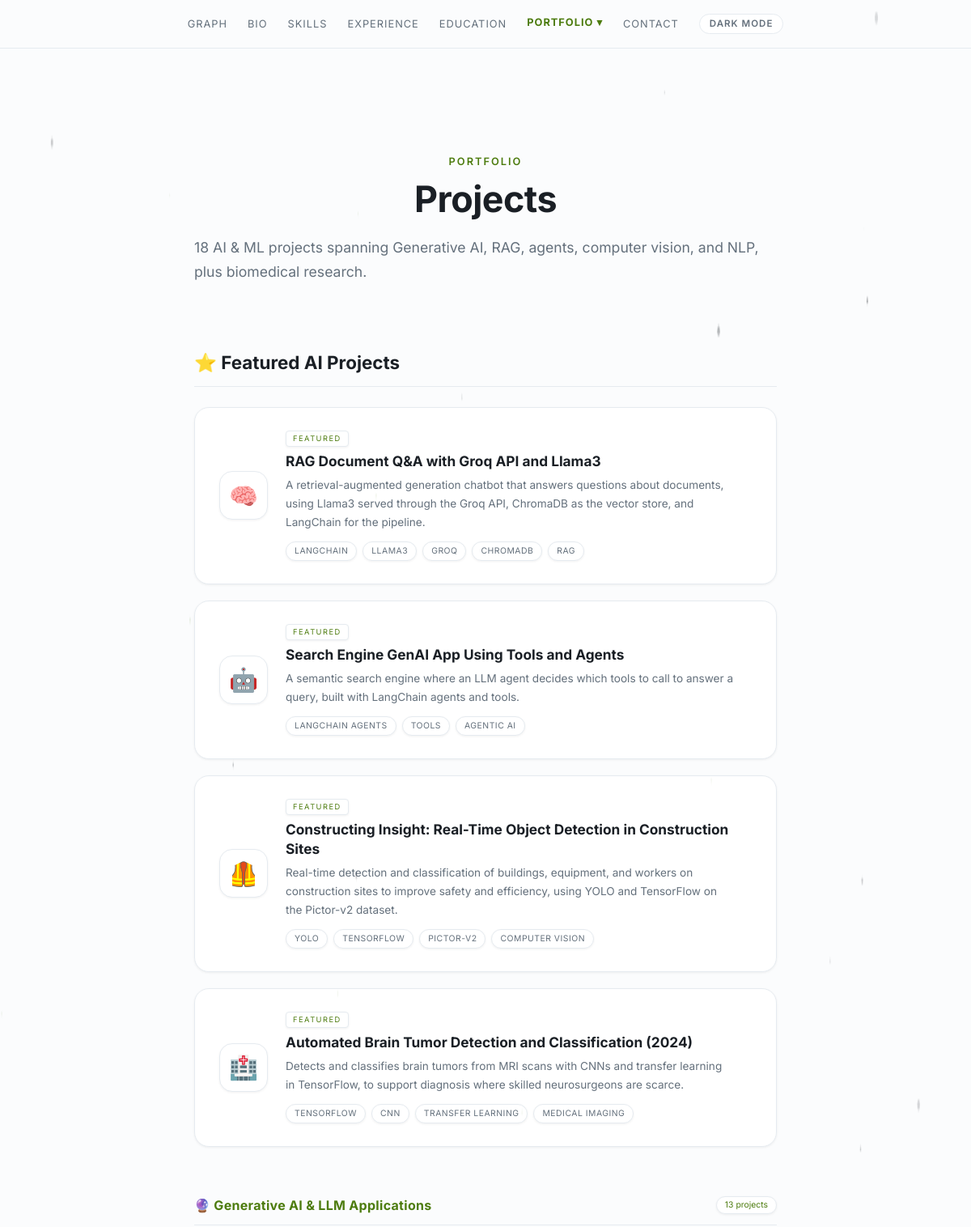
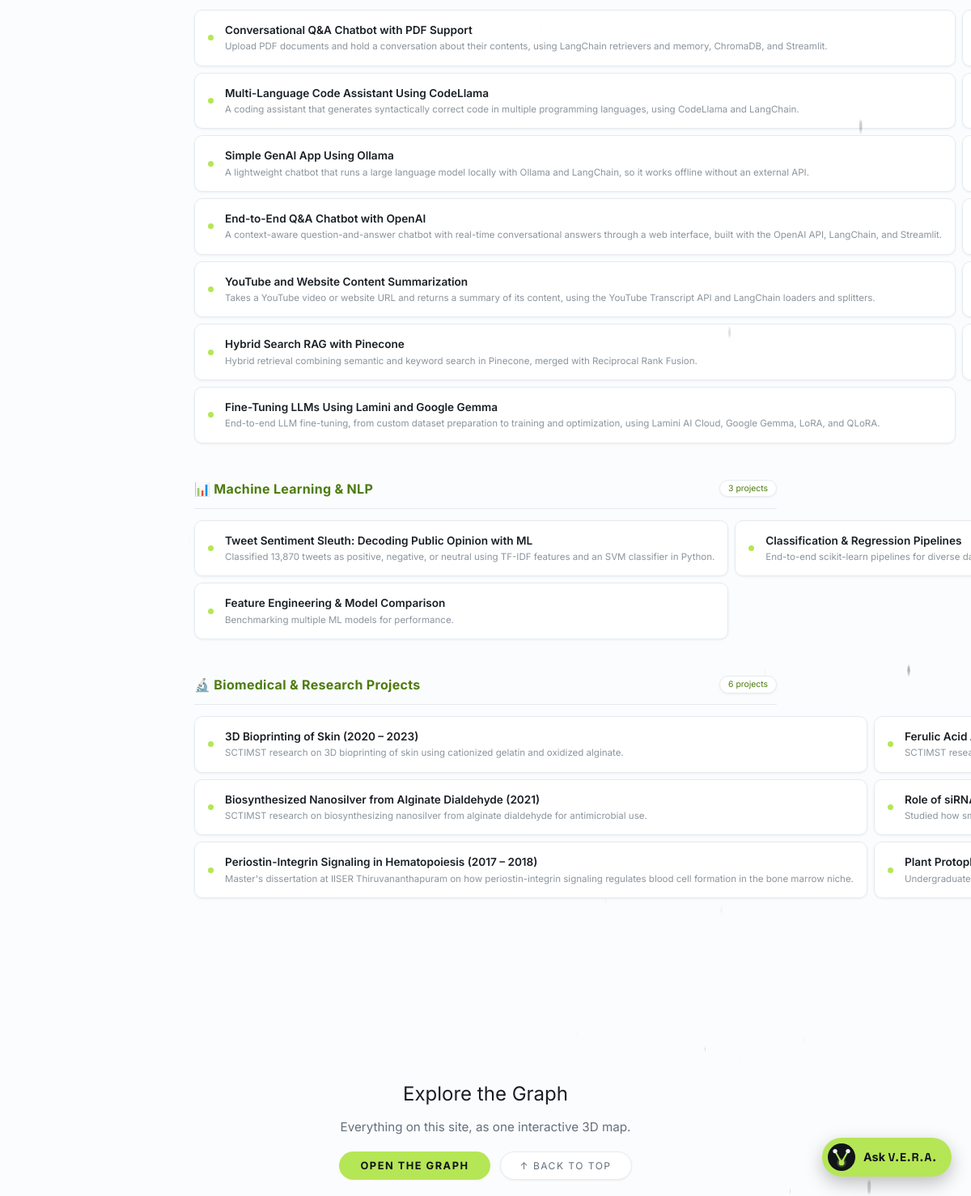
/projects/, run on the app's committed database (2 pictures, top to bottom).
### portfolio/models.py (models this page shows, shortened)
class NavigationItem(models.Model):
    profile = models.ForeignKey(UserProfile, on_delete=models.CASCADE, related_name='navigation_items')
    label = models.CharField(max_length=100)
    url = models.CharField(max_length=255, blank=True, default="")
    active_id = models.CharField(max_length=50, blank=True, default="")
    dropdown = models.BooleanField(default=False)
    parent = models.ForeignKey('self', on_delete=models.CASCADE, null=True, blank=True, related_name='children')
    order = models.IntegerField(default=0)
    class Meta:
        ordering = ['order', 'id']

class ProjectPage(models.Model):
    profile = models.OneToOneField(UserProfile, on_delete=models.CASCADE, related_name='project_page')
    page_label = models.CharField(max_length=100, default="Portfolio")
    page_title = models.CharField(max_length=255, default="Projects")
    page_sub = models.TextField(blank=True, default="")
    featured_heading = models.CharField(max_length=255, default="⭐ Featured AI Projects")

class Project(models.Model):
    project_page = models.ForeignKey(ProjectPage, on_delete=models.CASCADE, related_name='projects')
    category = models.ForeignKey(ProjectCategory, on_delete=models.SET_NULL, null=True, blank=True, related_name='projects')
    emoji = models.CharField(max_length=10, default="🧠")
    title = models.CharField(max_length=255)
    description = models.TextField()
    tags = models.CharField(max_length=255, blank=True, default="") # Comma-separated tags
    github_url = models.CharField(max_length=255, default="#")
    demo_url = models.CharField(max_length=255, default="#")
    featured = models.BooleanField(default=False)
    order = models.IntegerField(default=0)
    class Meta:
        ordering = ['order', 'id']
    @property
    def tag_list(self):
        if not self.tags:
            return []
        return [t.strip() for t in self.tags.split(',') if t.strip()]

class ProjectCategory(models.Model):
    project_page = models.ForeignKey(ProjectPage, on_delete=models.CASCADE, related_name='categories')
    heading = models.CharField(max_length=255)
    order = models.IntegerField(default=0)
    class Meta:
        verbose_name_plural = "Project Categories"
        ordering = ['order', 'id']

### portfolio/views.py (the view)
# urls.py: path('projects/', views.projects_view, name='projects'),
def projects_view(request):
    proj_context = {}
    try:
        page = ProjectPage.objects.first()
        if page:
            featured_entries = []
            for p in page.projects.filter(featured=True):
                featured_entries.append({
                    'emoji': p.emoji,
                    'title': p.title,
                    'description': p.description,
                    'tags': p.tag_list,
                    'github_url': p.github_url,
                    'demo_url': p.demo_url
                })
            categories = []
            for cat in page.categories.all():
                entries = []
                for p in cat.projects.all():
                    entries.append({
                        'name': p.title,
                        'desc': p.description,
                        'url': p.github_url
                    })
                categories.append({
                    'heading': cat.heading,
                    'entries': entries
                })
            proj_context = {
                'page_label': page.page_label,
                'page_title': page.page_title,
                'page_sub': page.page_sub,
                'featured': {
                    'heading': page.featured_heading,
                    'entries': featured_entries
                },
                'categories': categories
            }
    except Exception:
        pass
    context = {
        'projects': proj_context,
        'graph_data': get_graph_data()
    }
    return render(request, 'pages/projects.html', context)

### portfolio/graph.py (called while the page is built)
def _clean(text):
    return _LEADING_SYMBOLS.sub("", (text or "").strip()).strip()

def _label(text, limit=MAX_LABEL):
    text = " ".join(_clean(text).split())
    return text if len(text) <= limit else text[:limit - 1].rstrip(" ,;:-–") + "…"

def _node(node_id, name, description="", navigate_to="", children=None, node_type="leaf"):
    node = {"id": node_id, "name": name, "type": node_type}
    if navigate_to:
        node["navigateTo"] = navigate_to
    description = " ".join(_TAGS.sub(" ", description or "").split())
    if description:
        node["description"] = description
    if children:
        node["children"] = children
    return node

def _section(node_id, name, page, description, children):
    return _node(node_id, name, description, page, children, node_type="category")

### portfolio/templatetags/portfolio_extras.py (called while the page is built)
@register.filter
def tojson(value):
    try:
        return mark_safe(json.dumps(value))
    except Exception:
        return mark_safe("[]")

@register.filter
def is_dropdown_active(dropdown_item, active_page):
    if not dropdown_item or not active_page:
        return False
    children = []
    if hasattr(dropdown_item, 'children'):
        children = dropdown_item.children.all()
    elif isinstance(dropdown_item, dict) and 'children' in dropdown_item:
        children = dropdown_item['children']
    for child in children:
        child_id = ""
        if isinstance(child, dict):
            child_id = child.get('id', '')
        elif hasattr(child, 'active_id'):
            child_id = child.active_id
        if child_id == active_page:
            return True
    return False

@register.simple_tag
def asset(path):
    from django.conf import settings
    from django.contrib.staticfiles import finders
    from django.templatetags.static import static
    url = static(path)
    if settings.DEBUG:
        found = finders.find(path)
        if found:
            import os
            url += f"?v={int(os.path.getmtime(found))}"
    return url

### portfolio/views.py (called while the page is built)
def get_graph_data():
    try:
        graph = build_graph()
        if graph:
            return graph
    except Exception:
        pass
    return {"id": "root", "name": "Portfolio", "type": "root"}

### templates/pages/projects.html (shortened to what this page needs)
{% extends 'base.html' %}
{% load static portfolio_extras %}
{% block extra_css %}
<link rel="stylesheet" href="{% asset 'css/pages/projects.css' %}">
{% endblock %}
{% block content %}
    <div class="page-label">{{ projects.page_label }}</div>
    <h1 class="page-title">{{ projects.page_title }}</h1>
    <p class="page-sub">{{ projects.page_sub }}</p>
    <div class="section-heading">{{ projects.featured.heading }}</div>
    <div class="featured-grid">
        {% for item in projects.featured.entries %}
        <div class="feat-card">
            <div class="fc-icon-box">{{ item.emoji }}</div>
            <div class="fc-body">
                <div class="fc-meta">
                    <span class="fc-badge">Featured</span>
                </div>
                <div class="fc-title">{{ item.title }}</div>
                <div class="fc-desc">{{ item.description }}</div>
                <div class="fc-tags">
                    {% for tag in item.tags %}<span class="fc-tag">{{ tag }}</span>{% endfor %}
                </div>
            </div>
        </div>
        {% endfor %}
    </div>
    {% for cat in projects.categories %}
    <div class="cat-section">
        <div class="cat-header">
            <div class="cat-title">{{ cat.heading }}</div>
            <span class="cat-count">{{ cat.entries | length }} projects</span>
        </div>
        <div class="proj-list">
            {% for item in cat.entries %}
            {% if item.url and item.url != '#' %}
            <a href="{{ item.url }}" target="_blank" class="proj-item">
            {% else %}
            <div class="proj-item">
            {% endif %}
                <div class="proj-dot"></div>
                <div class="proj-body">
                    <div class="proj-name">{{ item.name }}</div>
                    <div class="proj-desc-sm">{{ item.desc }}</div>
                </div>
                {% if item.url and item.url != '#' %}
                <div class="proj-arrow">→</div>
            </a>
                {% else %}
            </div>
                {% endif %}
            {% endfor %}
        </div>
    </div>
    {% endfor %}
{% endblock %}
{% block after_content %}
    {% include 'components/graph_section.html' %}
{% endblock %}

### templates/base.html (shortened to what this page needs)
{% load static portfolio_extras %}
<!DOCTYPE html>
<html lang="en">
<head>
    <link rel="preload" href="https://db.onlinewebfonts.com/c/dc0b2bf2eb1538767df118d65a2314ea?family=Trench-Thin"
        as="style" onload="this.onload=null;this.rel='stylesheet'">
    {% include 'components/theme_head.html' %}
    <link href="{% asset 'css/bootstrap.min.css' %}" rel="stylesheet">
    <link rel="stylesheet" href="{% asset 'css/style.css' %}">
    {% block extra_css %}{% endblock %}
    <link rel="stylesheet" href="{% asset 'css/chat_widget.css' %}">
</head>
<body>
    {% if graph_data %}{% include 'components/graph_background.html' %}{% endif %}
    {% include 'components/navbar.html' %}
    <div class="content{% block content_class %}{% endblock %}" {% block content_attrs %}{% endblock %}>
        {% block content %}{% endblock %}
    </div>
    {% block after_content %}{% endblock %}
    {% if config.chat_widget.enabled %}
    <div id="chat-widget-container" data-bot-name="{{ config.chat_widget.bot_name }}" data-welcome="{{ config.chat_widget.welcome_message }}"></div>
    {% endif %}
</body>
</html>

### templates/components/theme_head.html (shortened to what this page needs)
{% load static portfolio_extras %}
<link rel="stylesheet" href="{% asset 'css/theme.css' %}">

### templates/components/graph_background.html (shortened to what this page needs)
{% load static portfolio_extras %}
<link rel="stylesheet" href="{% asset 'css/graph_bg.css' %}">

### templates/components/navbar.html (shortened to what this page needs)
{% load portfolio_extras %}
<nav class="top-nav">
  <div class="d-none d-md-flex w-100 justify-content-center align-items-center nav-desktop">
    {% for item in config.navigation %}
      {% if item.dropdown %}
        <div class="dropdown">
          <button class="dropbtn nav-link{% if item|is_dropdown_active:active_page %} active{% endif %}">
            {{ item.label }} &#9662;
          </button>
        </div>
      {% else %}
        <a href="{{ item.url }}" class="nav-link{% if active_page == item.id %} active{% endif %}">{{ item.label }}</a>
      {% endif %}
    {% endfor %}
    <button type="button" class="theme-toggle" data-theme-toggle aria-label="Switch theme">Light mode</button>
  </div>
</nav>

### templates/components/graph_section.html
<div class="graph-section-head">
    <div class="graph-section-title">Explore the Graph</div>
    <p class="graph-section-sub">Everything on this site, as one interactive 3D map.</p>
    <div class="graph-section-actions">
        <button type="button" class="graph-explore-btn" data-graph-explore>Open the graph</button>
        <button type="button" class="back-to-top" onclick="window.scrollTo({top: 0, behavior: 'smooth'})">↑ Back to Top</button>
    </div>
</div>

### static/css/theme.css (style rules this page uses)
:root, :root[data-theme="dark"] { color-scheme: dark; --bg: #111418; --surface: #1A1F25; --border: #2B323B; --text: #EEF2F6; --muted: #95A0AC; --primary: #B5E655; --accent: #7DD3FC; --primary-bg: #B5E655; --on-primary: #111418; --graph-bg: #0A0C0F; --card-shadow: none; --glow: #B5E655; }
@media (prefers-color-scheme: light) { :root:not([data-theme]) { color-scheme: light; --bg: #FBFCFD; --surface: #FFFFFF; --border: #E6EBF0; --text: #1A1F25; --muted: #64707C; --primary: #4D7C0F; --accent: #0369A1; --graph-bg: #1A1F25; --card-shadow: 0 1px 3px rgba(17, 20, 24, .06); --glow: transparent; } }
body { background: var(--bg); color: var(--text); --bs-body-bg: var(--bg); --bs-body-color: var(--text); --bs-border-color: var(--border); --bs-link-color-rgb: initial; }
a { color: var(--primary); }
.theme-toggle { display: inline-flex; align-items: center; gap: 6px; padding: 6px 12px; border-radius: 999px; border: 1px solid var(--border); background: var(--surface); color: var(--muted); font: 600 0.72rem/1 'Inter', sans-serif; letter-spacing: 1px; text-transform: uppercase; cursor: pointer; transition: color .2s, border-color .2s; }

### static/css/style.css (style rules this page uses)
*, *::before, *::after { margin: 0; padding: 0; box-sizing: border-box; }
body, html { width: 100%; min-height: 100vh; overflow-x: hidden; background-color: var(--bg); color: var(--text); font-family: 'Trench Thin', 'Inter', sans-serif; }
h1, h2, h3, h4, h5, h6, .section-heading { line-height: 1.5; margin-bottom: 1rem; }
.page-label { font-size: 0.8rem; text-transform: uppercase; letter-spacing: 2px; color: var(--primary); margin-bottom: 8px; font-weight: 600; }
.page-title { font-size: 2.8rem; font-weight: 700; color: var(--text); margin-bottom: 16px; letter-spacing: -0.5px; line-height: 1.3; }
.page-sub { font-size: 1.1rem; color: var(--muted); margin-bottom: 40px; line-height: 1.7; }
body { background: var(--bg); color: var(--text); font-family: 'Trench Thin', 'Inter', sans-serif; min-height: 100vh; overflow-x: hidden; }
.content { position: relative; z-index: 1; max-width: 780px; margin: 0 auto; padding: 100px 30px 100px; display: flex; flex-direction: column; align-items: center; }
.top-nav { position: sticky; top: 0; width: 100%; height: 60px; display: flex; justify-content: center; align-items: center; gap: 25px; background: color-mix(in srgb, var(--bg) 90%, transparent); backdrop-filter: blur(15px); -webkit-backdrop-filter: blur(15px); border-bottom: 1px solid var(--border); z-index: 9999; padding: 0 20px; margin-bottom: 30px; }
.nav-link { color: var(--muted); text-decoration: none; font-size: 0.8rem; letter-spacing: 1px; text-transform: uppercase; transition: color 0.3s, transform 0.3s; }
.nav-link:hover, .nav-link.active { color: var(--primary); font-weight: 700; transform: translateY(-2px); text-shadow: 0 0 10px color-mix(in srgb, var(--glow) 40%, transparent); }
.dropdown { position: relative; display: inline-block; }
.dropbtn { background: none; border: none; font-family: inherit; cursor: pointer; padding: 0; outline: none; }
.section-heading { font-size: 1.4rem; font-weight: 700; color: var(--text); margin: 40px 0 25px; padding-bottom: 12px; border-bottom: 1px solid var(--border); width: 100%; }
.nav-desktop { gap: 25px; }
.graph-section-head { text-align: center; margin-top: 80px; margin-bottom: 20px; }
.graph-section-title { font-size: 1.5rem; color: var(--text); margin-bottom: 12px; }
.back-to-top { background: var(--surface); border: 1px solid var(--border); color: var(--muted); padding: 8px 24px; border-radius: 30px; cursor: pointer; font: 0.75rem 'Inter', sans-serif; letter-spacing: 1.5px; text-transform: uppercase; box-shadow: var(--card-shadow); transition: all 0.3s; }
.graph-section-sub { color: var(--muted); font-size: 0.95rem; margin-bottom: 18px; }
.graph-section-actions { display: flex; gap: 12px; justify-content: center; flex-wrap: wrap; }
.graph-explore-btn { border: 0; background: var(--primary-bg); color: var(--on-primary); padding: 10px 26px; border-radius: 30px; cursor: pointer; font: 700 0.8rem 'Inter', sans-serif; letter-spacing: 1.5px; text-transform: uppercase; box-shadow: 0 0 18px color-mix(in srgb, var(--glow) 30%, transparent); transition: transform 0.3s, box-shadow 0.3s; }

### static/css/chat_widget.css (style rules this page uses)
#chat-widget-container { position: fixed; bottom: 24px; right: 24px; z-index: 9999; font-family: 'Inter', 'Segoe UI', system-ui, sans-serif; }

### data on the page
NavigationItem: label "GRAPH"
NavigationItem: label "BIO"
NavigationItem: label "SKILLS"
NavigationItem: label "EXPERIENCE"
NavigationItem: label "EDUCATION"
NavigationItem: label "PORTFOLIO"
NavigationItem: label "CONTACT"
ProjectPage: page_label "PORTFOLIO", page_title "Projects", page_sub "18 AI & ML projects spanning Generative AI, RAG, agents, computer vision, and NLP, plus biomedical research.", featured.heading "⭐ Featured AI Projects"
Project: title "RAG Document Q&A with Groq API and Llama3", description "A retrieval-augmented generation chatbot that answers questions about documents, using Llama3 served through the Groq API, ChromaDB as the vector store, and LangChain for the pipeline."
Project: title "Search Engine GenAI App Using Tools and Agents", description "A semantic search engine where an LLM agent decides which tools to call to answer a query, built with LangChain agents and tools."
Project: title "Constructing Insight: Real-Time Object Detection in Construction Sites", description "Real-time detection and classification of buildings, equipment, and workers on construction sites to improve safety and efficiency, using YOLO and TensorFlow on the Pictor-v2 dataset."
Project: title "Automated Brain Tumor Detection and Classification (2024)", description "Detects and classifies brain tumors from MRI scans with CNNs and transfer learning in TensorFlow, to support diagnosis where skilled neurosurgeons are scarce."
ProjectCategory: heading "🔮 Generative AI & LLM Applications"
Project: name "Conversational Q&A Chatbot with PDF Support", desc "Upload PDF documents and hold a conversation about their contents, using LangChain retrievers and memory, ChromaDB, and Streamlit."
Project: name "Multi-Language Code Assistant Using CodeLlama", desc "A coding assistant that generates syntactically correct code in multiple programming languages, using CodeLlama and LangChain."
Project: name "Simple GenAI App Using Ollama", desc "A lightweight chatbot that runs a large language model locally with Ollama and LangChain, so it works offline without an external API."
Project: name "End-to-End Q&A Chatbot with OpenAI", desc "A context-aware question-and-answer chatbot with real-time conversational answers through a web interface, built with the OpenAI API, LangChain, and Streamlit."
Project: name "YouTube and Website Content Summarization", desc "Takes a YouTube video or website URL and returns a summary of its content, using the YouTube Transcript API and LangChain loaders and splitters."
Project: name "Hybrid Search RAG with Pinecone", desc "Hybrid retrieval combining semantic and keyword search in Pinecone, merged with Reciprocal Rank Fusion."
Project: name "Fine-Tuning LLMs Using Lamini and Google Gemma", desc "End-to-end LLM fine-tuning, from custom dataset preparation to training and optimization, using Lamini AI Cloud, Google Gemma, LoRA, and QLoRA."
ProjectCategory: heading "📊 Machine Learning & NLP"
Project: name "Tweet Sentiment Sleuth: Decoding Public Opinion with ML", desc "Classified 13,870 tweets as positive, negative, or neutral using TF-IDF features and an SVM classifier in Python."
Project: name "Classification & Regression Pipelines", desc "End-to-end scikit-learn pipelines for diverse…"
Project: name "Feature Engineering & Model Comparison", desc "Benchmarking multiple ML models for performance."
ProjectCategory: heading "🔬 Biomedical & Research Projects"
Project: name "3D Bioprinting of Skin (2020 – 2023)", desc "SCTIMST research on 3D bioprinting of skin using cationized gelatin and oxidized alginate."
Project: name "Ferulic Acid…", desc "SCTIMST…"
Project: name "Biosynthesized Nanosilver from Alginate Dialdehyde (2021)", desc "SCTIMST research on biosynthesizing nanosilver from alginate dialdehyde for antimicrobial use."
Project: name "Role of…", desc "Studied how…"
Project: name "Periostin-Integrin Signaling in Hematopoiesis (2017 – 2018)", desc "Master's dissertation at IISER Thiruvananthapuram on how periostin-integrin signaling regulates blood cell formation in the bone marrow niche."
Project: name "Plant…", desc "Undergraduate…"

### other printed values
{{ item.emoji }} "🧠" "🤖" "🦺" "🏥"
{{ tag }} "LANGCHAIN" "LLAMA3" "GROQ" "CHROMADB" "RAG" "LANGCHAIN AGENTS" "TOOLS" "AGENTIC AI" "YOLO" "TENSORFLOW" "PICTOR-V2" "COMPUTER VISION" "TENSORFLOW" "CNN" "TRANSFER LEARNING" "MEDICAL IMAGING"
{{ cat.entries | length }} "13" "3" "6"
